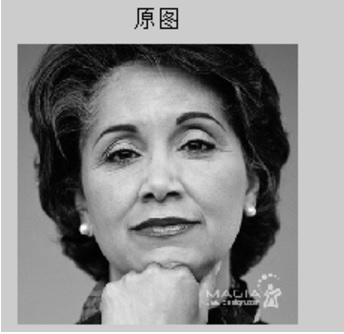
%> input picture matlab/GUI_test/face7.jpg, 344 x 334 px
$ octave edge_sobel.m   (GNU Octave 9; MATLAB toolbox functions it lacks are replaced by stand-ins)
%> lines starting %> are read from the running program, lines starting %| are printed output that depends on the picture
clear all;
close all;
imag = imread('face7.jpg');  %读取关键帧
%> imag is the input picture: size 334x344x3 uint8; min 0, max 255, mean 140.8
imag = rgb2gray(imag);        %转化为灰度图
%> imag: size 334x344 uint8
subplot(131);imshow(imag);title('原图');
[high,width] = size(imag);   % 获得图像的高度和宽度
%> high = 334; width = 344
F2 = double(imag);
U = double(imag);
uSobel = imag;
for i = 2:high - 1   %sobel边缘检测
    for j = 2:width - 1
        Gx = (U(i+1,j-1) + 2*U(i+1,j) + F2(i+1,j+1)) - (U(i-1,j-1) + 2*U(i-1,j) + F2(i-1,j+1));
        Gy = (U(i-1,j+1) + 2*U(i,j+1) + F2(i+1,j+1)) - (U(i-1,j-1) + 2*U(i,j-1) + F2(i+1,j-1));
        uSobel(i,j) = sqrt(Gx^2 + Gy^2);
    end
end
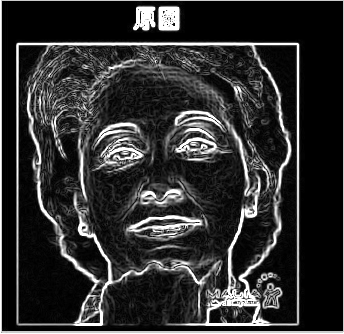
%> uSobel: size 334x344 uint8; min 0, max 255, mean 48.3
subplot(132);imshow(im2uint8(uSobel));title('边缘检测后');  %画出边缘检测后的图像
% Matlab自带函数边缘检测
% K为获取得到的关键帧的灰度图
BW3 = edge(imag,'sobel', 0.09);
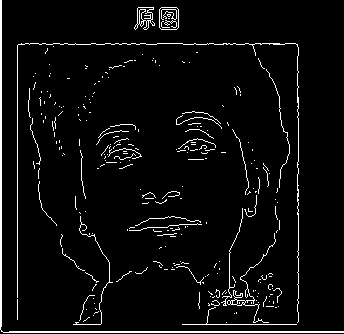
%> BW3: size 334x344 logical; 4.6% white in thin lines or dots
subplot(133);imshow(BW3,[]):title('Matlab自带函数边缘检测');
